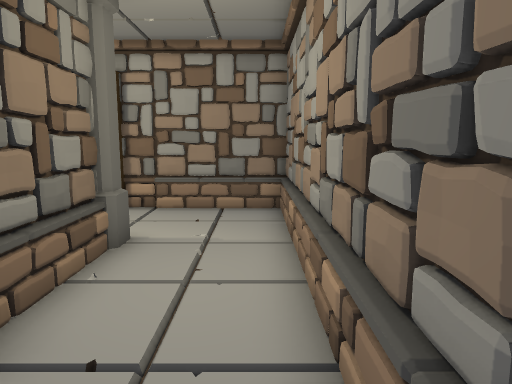
[1] (above)

17 first-person views from a walk through a 3-D level made in the Unity game engine. The camera is 1.2 m above the floor, tilts 8° down and sees 70° across. The floor is counted in squares, 0.6 m on a side. Each view is taken from the middle of a square. On the plan, view 1 faces up. The plan holds only what a view shows up to about 19 squares ahead; the rest is blank. The player is left out.

[2]
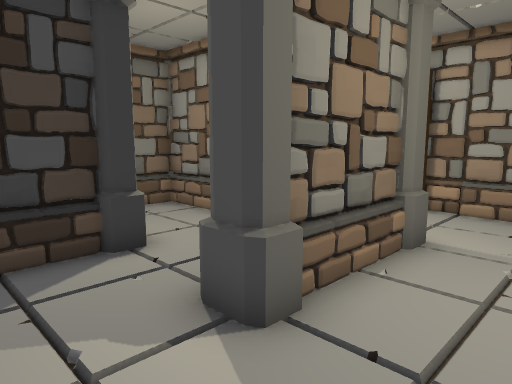

[3]
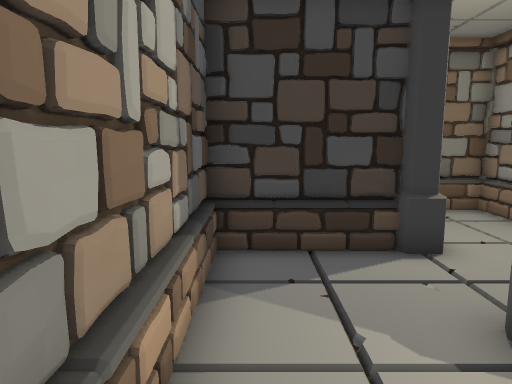

[4]
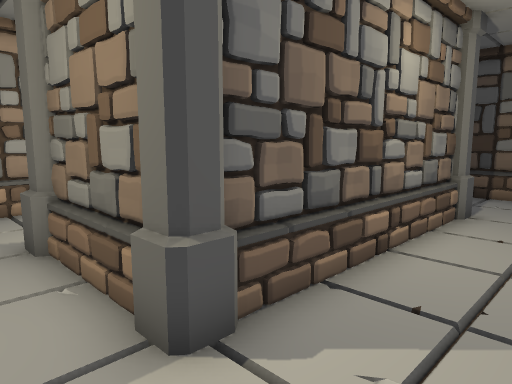

[5]
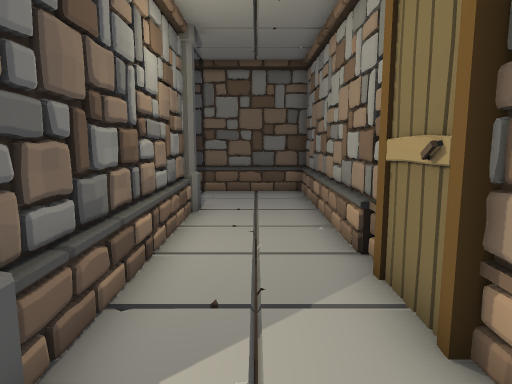

[6]
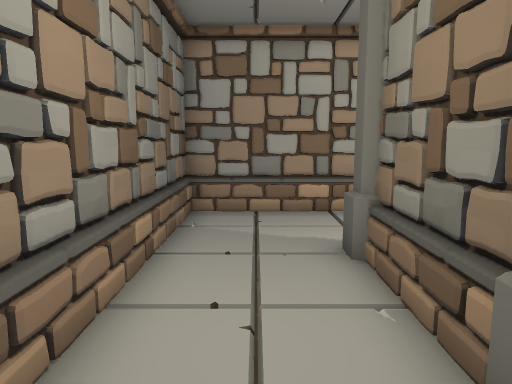

[7]
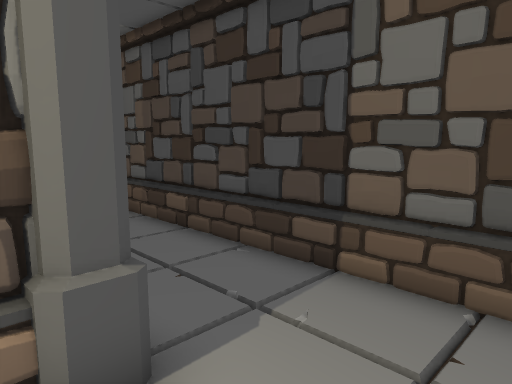

[8]
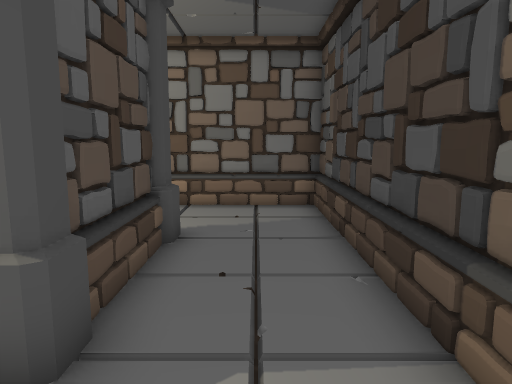

[9]
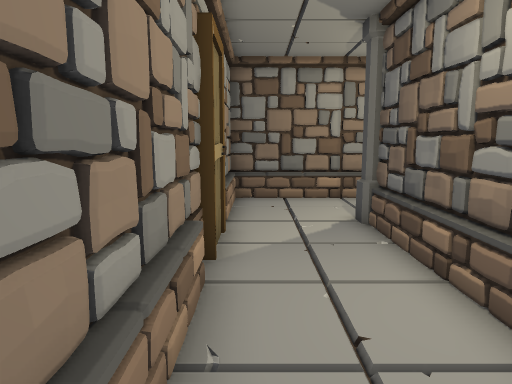

[10]
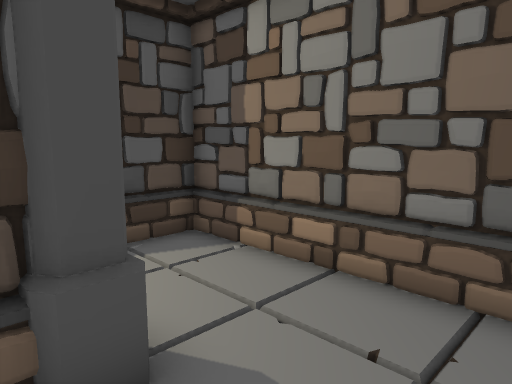

[11]
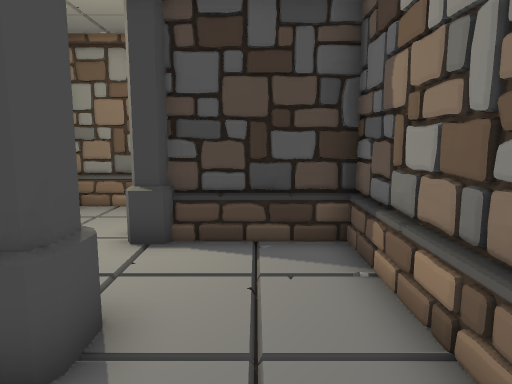

[12]
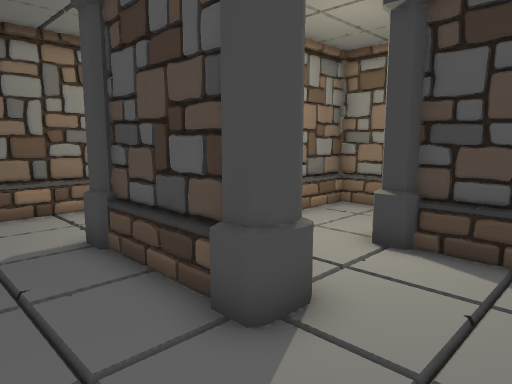

[13]
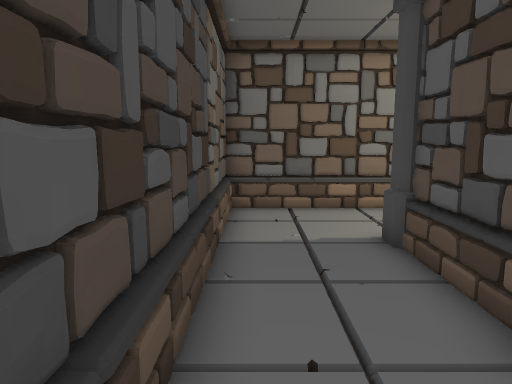

[14]
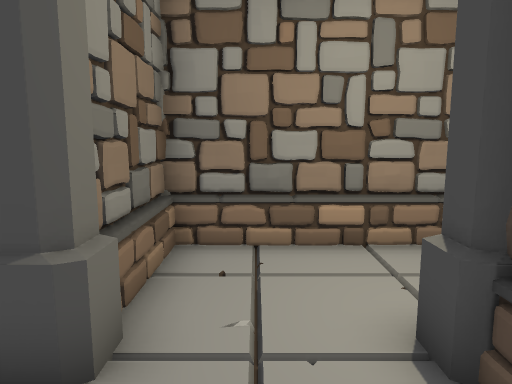

[15]
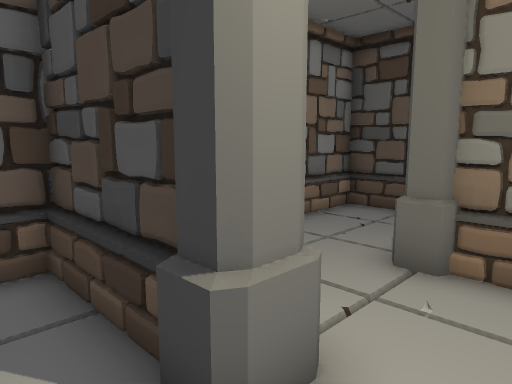

[16]
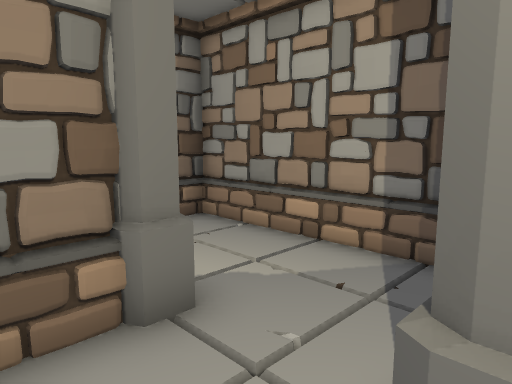

[17]
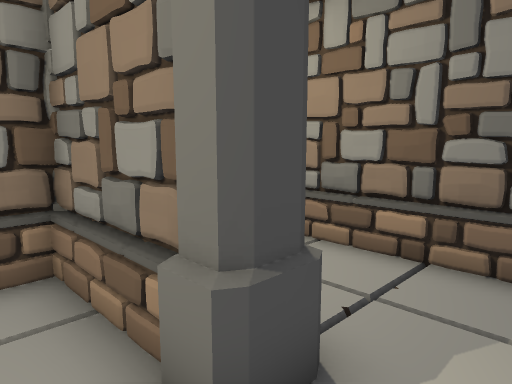

### Floor plan
Key: @ floor where view 1 was taken; # wall or solid block; . floor.
Columns run from 15 left of view 1 to 1 right of it. Each row starts with its distance up from view 1.
 11 #################
 10 #...............#
  9 #...............#
  8 #...............#
  7 #...#########...#
  6 #...## .   ##...#
  5 #...##..... #...#
  4 #...##......#...#
  3 #...##..#...#...#
  2 #.......#.......#
  1 #.......# ......#
  0 #.......##.....@#
 -1 #################

Where each view was taken, in squares from view 1:
view 1: 0 up, 0 right, facing up
view 2: 0 up, 0 right, facing up-left
view 3: 0 up, 0 right, facing left
view 4: 10 up, 1 left, facing down-left
view 5: 9 up, 1 left, facing left
view 6: 9 up, 1 left, facing down
view 7: 10 up, 10 left, facing down-left
view 8: 10 up, 13 left, facing down
view 9: 10 up, 12 left, facing right
view 10: 4 up, 14 left, facing down-right
view 11: 1 up, 14 left, facing right
view 12: 0 up, 14 left, facing up-right
view 13: 0 up, 14 left, facing up
view 14: 0 up, 9 left, facing up
view 15: 5 up, 5 left, facing down-left
view 16: 5 up, 7 left, facing down-right
view 17: 1 up, 5 left, facing up-right
